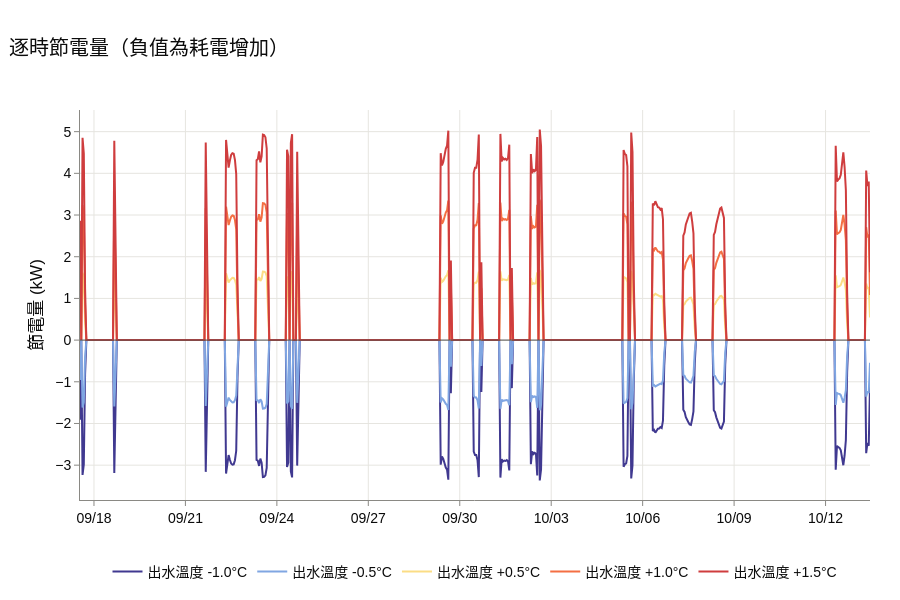

The notebook cell this image was saved under:
### Code cell
plot_scenarios("SAVING", "逐時節電量（負值為耗電增加）", "節電量 (kW)")

### Figure 1 — Plotly figure (JSON) as saved in the notebook; plotly's stock layout.template omitted (floating-point values rounded to 4 significant figures; data arrays with more than 128 entries replaced by an {"elided": "..."} marker saying what was removed)
{"data": [{"line": {"color": "#403990", "width": 2}, "mode": "lines", "name": "出水溫度 -1.0°C", "type": "scatter", "x": {"elided": "623 str values"}, "y": {"elided": "623 float values"}}, {"line": {"color": "#80A6E2", "width": 2}, "mode": "lines", "name": "出水溫度 -0.5°C", "type": "scatter", "x": {"elided": "623 str values"}, "y": {"elided": "623 float values"}}, {"line": {"color": "#FBDD85", "width": 2}, "mode": "lines", "name": "出水溫度 +0.5°C", "type": "scatter", "x": {"elided": "623 str values"}, "y": {"elided": "623 float values"}}, {"line": {"color": "#F46F43", "width": 2}, "mode": "lines", "name": "出水溫度 +1.0°C", "type": "scatter", "x": {"elided": "623 str values"}, "y": {"elided": "623 float values"}}, {"line": {"color": "#CF3D3E", "width": 2}, "mode": "lines", "name": "出水溫度 +1.5°C", "type": "scatter", "x": {"elided": "623 str values"}, "y": {"elided": "623 float values"}}], "layout": {"height": 600, "hovermode": "x unified", "legend": {"orientation": "h", "x": 0.5, "xanchor": "center", "y": 0.02, "yanchor": "bottom", "yref": "container"}, "margin": {"b": 100}, "shapes": [{"line": {"color": "#52514e", "width": 1}, "type": "line", "x0": 0, "x1": 1, "xref": "x domain", "y0": 0, "y1": 0, "yref": "y"}], "title": {"subtitle": {"text": ""}, "text": "逐時節電量（負值為耗電增加）"}, "xaxis": {"hoverformat": "%m/%d %H:%M", "tickformat": "%m/%d"}, "yaxis": {"title": {"text": "節電量 (kW)"}}}}
